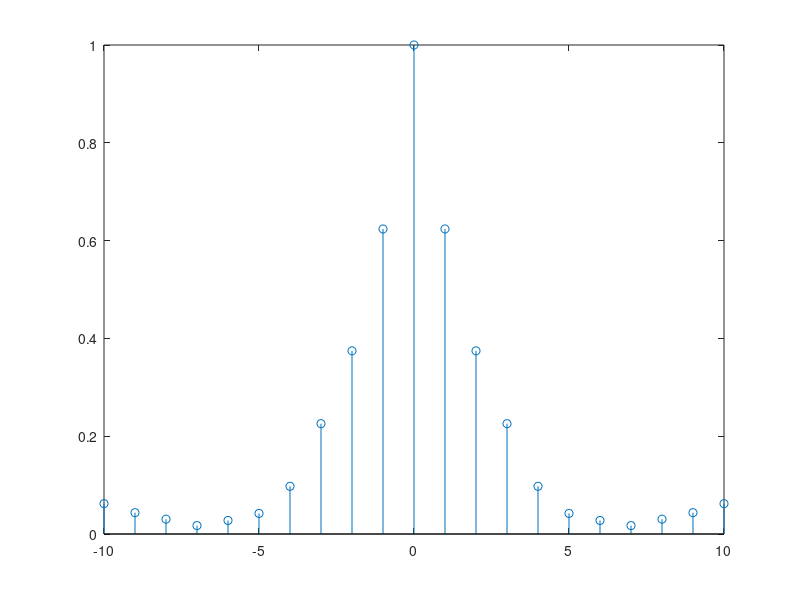

Write MATLAB code to recreate this figure. (Note: this script raises an error after producing the figure.)
%AR(1) Process
N = 1000; u = randn(1,N);
y = zeros(1,N); ph = 0.7;
y(1) = ph*u(1);
for n = 2:N
y(n) = ph*y(n-1) + u(n);
end
[cov_y,lags_y] = xcov(y,10,'coeff');
stem(lags_y,cov_y)


%% Auto-covariance
[c,lags]=xcov(x);
stem(lags,c);
%% Random Walk